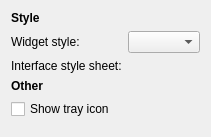
     <widget class="QWidget" name="appearancePage">
      <layout class="QVBoxLayout" name="appearancePageLayout" stretch="0,0,0,0,1">
       <item>
        <widget class="QLabel" name="appearranceStyleHader">
         <property name="font">
          <font>
           <weight>75</weight>
           <bold>true</bold>
          </font>
         </property>
         <property name="text">
          <string>Style</string>
         </property>
        </widget>
       </item>
       <item>
        <layout class="QFormLayout" name="appearranceStyleLayout">
         <item row="0" column="0">
          <widget class="QLabel" name="appearranceWidgetStyleLabel">
           <property name="text">
            <string>Widget style:</string>
           </property>
           <property name="buddy">
            <cstring>appearranceWidgetStyleComboBox</cstring>
           </property>
          </widget>
         </item>
         <item row="1" column="0">
          <widget class="QLabel" name="appearranceStyleSheetLabel">
           <property name="text">
            <string>Interface style sheet:</string>
           </property>
           <property name="buddy">
            <cstring>appearranceStyleSheetFilePathWidget</cstring>
           </property>
          </widget>
         </item>
         <item row="1" column="1">
          <widget class="Otter::FilePathWidget" name="appearranceStyleSheetFilePathWidget" native="true"/>
         </item>
         <item row="0" column="1">
          <widget class="QComboBox" name="appearranceWidgetStyleComboBox"/>
         </item>
        </layout>
       </item>
       <item>
        <widget class="QLabel" name="appearranceOtherHeader">
         <property name="font">
          <font>
           <weight>75</weight>
           <bold>true</bold>
          </font>
         </property>
         <property name="text">
          <string>Other</string>
         </property>
        </widget>
       </item>
       <item>
        <widget class="QCheckBox" name="enableTrayIconCheckBox">
         <property name="text">
          <string>Show tray icon</string>
         </property>
        </widget>
       </item>
       <item>
        <spacer name="appearranceVerticalSpacer">
         <property name="orientation">
          <enum>Qt::Vertical</enum>
         </property>
        </spacer>
       </item>
      </layout>
     </widget>
